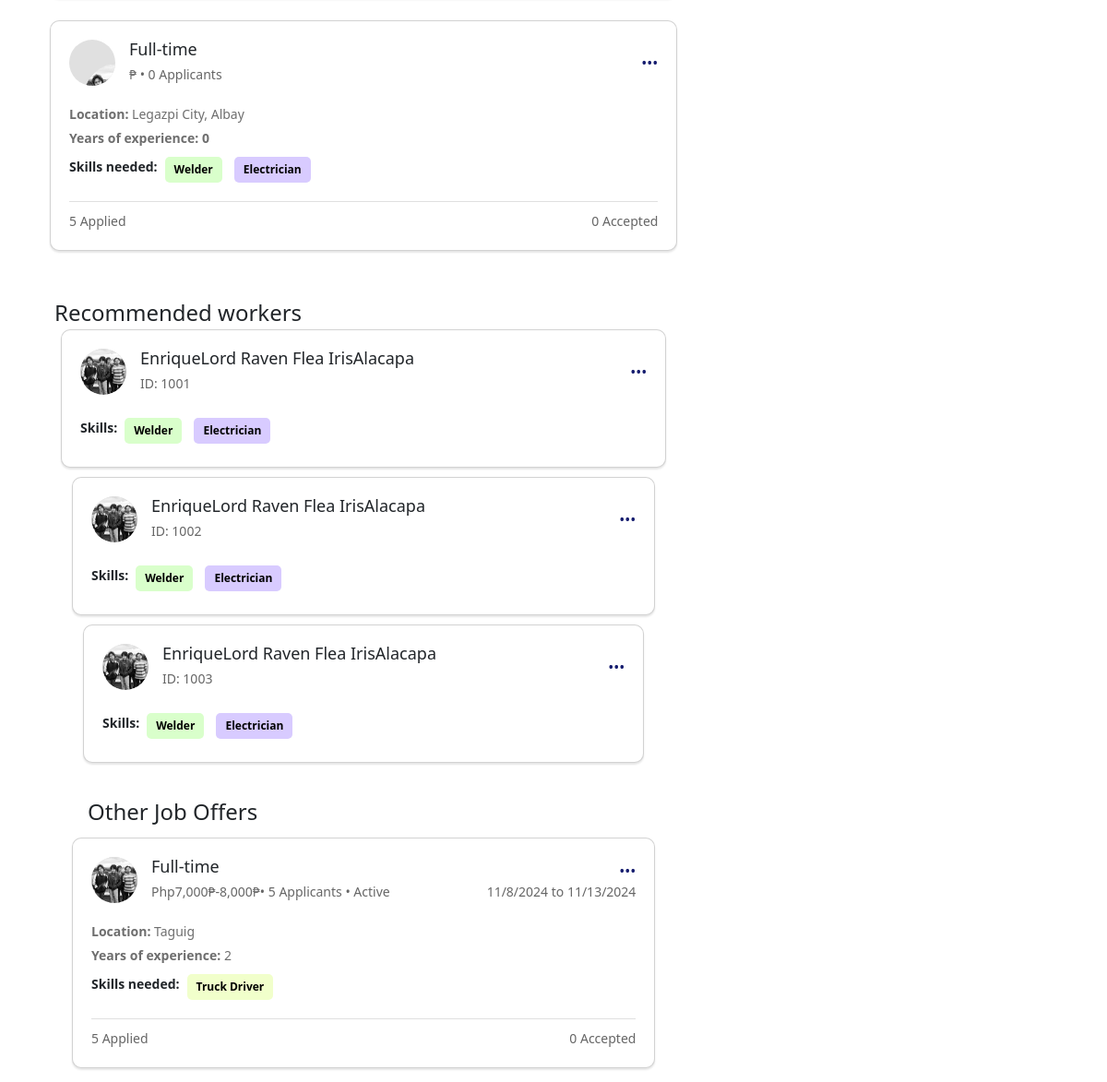
/ClientPortal/client-inactive.php (lower part), run on an earlier commit of the app's database.
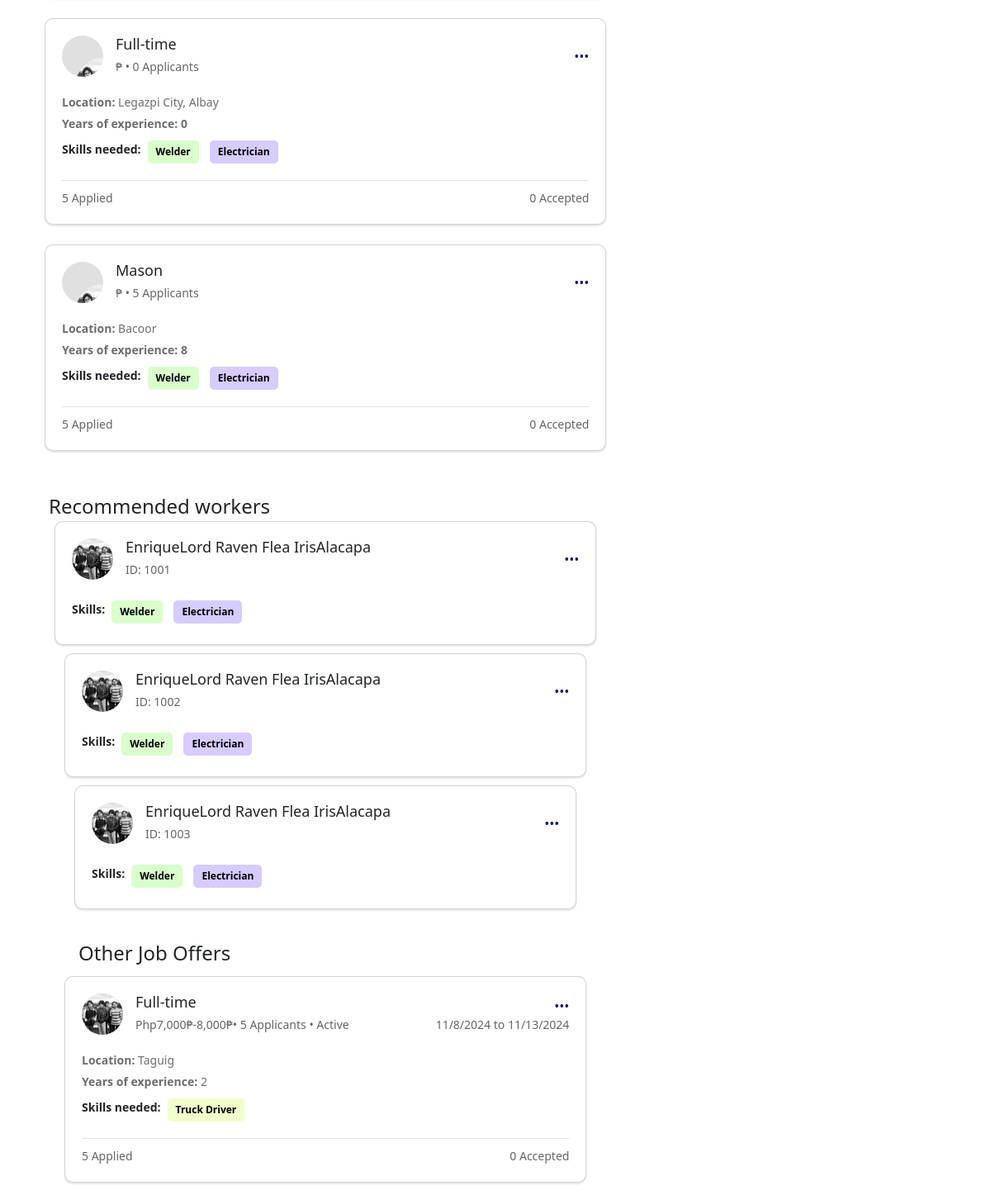
And on a later commit of the database.
### tables this page shows
CREATE TABLE `tbl_client_jobpost` (
  `client_id` int(11) NOT NULL,
  `job_title` varchar(55) NOT NULL,
  `job_post_id` int(10) NOT NULL,
  `job_offer` varchar(50) NOT NULL,
  `salary_start` int(25) NOT NULL,
  `salary_end` int(25) NOT NULL,
  `picture/pdf` varchar(255) NOT NULL,
  `filePath` varchar(255) NOT NULL DEFAULT 'uploads/',
  `job_status` int(11) NOT NULL,
  `description` varchar(255) NOT NULL,
  `location` varchar(55) NOT NULL,
  `applicants` int(11) NOT NULL,
  `year_exp` int(11) NOT NULL,
  `start_posted` date NOT NULL DEFAULT current_timestamp(),
  `deadline` date NOT NULL
);

CREATE TABLE `tbl_worker_information` (
  `id` int(10) NOT NULL,
  `worker_id` int(10) NOT NULL,
  `firstname` varchar(20) NOT NULL,
  `middlename` varchar(20) NOT NULL,
  `lastname` varchar(20) NOT NULL,
  `profile` blob DEFAULT NULL,
  `phone_no` varchar(20) NOT NULL,
  `bio` varchar(50) NOT NULL,
  `country` varchar(20) NOT NULL,
  `city` varchar(20) NOT NULL,
  `region` varchar(20) NOT NULL,
  `province` varchar(20) NOT NULL,
  `barangay` varchar(20) NOT NULL,
  `postalcode` varchar(20) NOT NULL
);

### ClientPortal/client-inactive.php (the view, shortened to what this page needs)
<?php
    include '../db_con/db_connection.php';
?>
<!DOCTYPE html>
<html lang="en">
<head>
    <link href="https://cdn.jsdelivr.net/npm/bootstrap@5.3.3/dist/css/bootstrap.min.css" rel="stylesheet"
>
    <link rel="stylesheet" href="../Assets/css/client-inactive.css">
    <link rel="stylesheet" href="../Assets/css/style.css">
</head>
<body>
    <div class="container-fluid custom-container" id="main_content">
        <div class="page_content">
            <?php
            $job_offerqry = "SELECT * FROM tbl_client_jobpost";
            $jobEXoffer = mysqli_query($conn, $job_offerqry);
                while ($jobGetdata = mysqli_fetch_assoc($jobEXoffer)){
                $job_salary = $jobGetdata['salary'];
                $num_applicants = $jobGetdata['applicants'];
                $yr_Exp = $jobGetdata['year_exp'];
                $job_loc = $jobGetdata['location'];
                $job_offer = $jobGetdata['job_offer'];
            ?>
            <div class="row job-card">
                <div class="col-sm-12">
                    <a href="" class="card-link">
                        <div class="card" id="my-offer">
                            <div class="job-header">
                                <div class="profile-info">
                                    <div class="avatar">
                                        <img src="../Assets/image/18a32bd5b48b9bc6ead9580129a54aaf.jpg" alt="Avatar">
                                    </div>
                                    <div class="details">
                                        <h3><?php echo $job_offer?></h3>
                                        <p><?php echo $job_salary. "₱"." "."•"." ". $num_applicants." "."Applicants" ?></p>
                                    </div>
                                </div>
                                <div class="job-dates">
                                    <div class="menu">•••</div>
                                </div>
                            </div>
                            <div class="job-body">
                                <div class="info">
                                    <p>
                                        <strong>Location:</strong>
                                        <?php echo $job_loc ?>
                                    </p>
                                    <p>
                                        <strong><?php echo "Years of experience: ". $yr_Exp ?></strong>
                                    </p>
                                </div>
                                <div class="skills">
                                    <p><strong>Skills needed:</strong></p>
                                    <span class="skill-tag green">Welder</span>
                                    <span class="skill-tag purple">Electrician</span>
                                </div>
                            </div>
                            <div class="job-footer">
                                <p>5 Applied</p>
                                <p>0 Accepted</p>
                            </div>
                        </div>
                </div>
                <br>
            </div>
            <?php }?>
            <div class="row title-section">
                <div class="col-sm recommend-workers">
                    <p>
                        Recommended workers
                    </p>
                </div>
            </div>
            <?php
                $reco_qry = "SELECT w.* FROM tbl_worker_information w JOIN tbl_worker_skill_sets s ON w.worker_id = s.worker_id WHERE s.skills = 'Welder';";
                $reco_qryex = mysqli_query($conn, $reco_qry);
                    while($get_skill = mysqli_fetch_assoc($reco_qryex)){
                    $bluecollFname = $get_skill['firstname'];
                    $bluecollMname = $get_skill['middlename'];
                    $bluecollLname = $get_skill['lastname'];
                    $bluecoll_workerID = $get_skill['worker_id'];
            ?>
            <div class="container-fluid recommendation">
                <div class="row recommended-card">
                    <div class="col-12">
                        <a href="worker_recommended.php" class="card-link">
                            <div class="card" id="my-offer">
                                <div class="job-header">
                                    <div class="profile-info">
                                        <div class="avatar">
                                            <img src="../Assets/image/18a32bd5b48b9bc6ead9580129a54aaf.jpg" alt="Avatar">
                                        </div>
                                        <div class="details">
                                            <h3><?php echo $bluecollLname. $bluecollFname. $bluecollMname?></h3>
                                            <p><?php echo "ID: ".$bluecoll_workerID ?></p>
                                        </div>
                                    </div>
                                    <div class="menu">
                                        •••
                                    </div>
                                </div>
                                <div class="skills">
                                    <p><strong>Skills:</strong></p>
                                    <span class="skill-tag green">Welder</span>
                                    <span class="skill-tag purple">Electrician</span>
                                </div>
                            </div>
                        </a>
                    </div>
                </div>
                <?php } ?>
                <div class="row title-section">
                    <div class="col other-offers">
                        <p>
                            Other Job Offers
                        </p>
                    </div>
                </div>
            </div>
            <?php
                $recomend_job_offersQRY = "SELECT tbl_client_information.*, tbl_client_jobpost.* FROM tbl_client_information JOIN tbl_client_jobpost ON tbl_client_information.client_id = tbl_client_jobpost.client_id";
                $recomend_job_offersEX = mysqli_query($conn, $recomend_job_offersQRY);
                $recommend_jobGET = mysqli_fetch_assoc($recomend_job_offersEX);
                    $job_offer_recommend = $recommend_jobGET['job_offer'];
            ?>
            <div class="row other-offer">
                <div class="col-12">
                    <div class="card" id="my-offer">
                        <div class="job-header">
                            <div class="profile-info">
                                <div class="avatar">
                                    <img src="../Assets/image/18a32bd5b48b9bc6ead9580129a54aaf.jpg" alt="Avatar">
                                </div>
                                <div class="details">
                                    <h3><?php echo $job_offer_recommend?></h3>
                                    <p>Php7,000₱-8,000₱• 5 Applicants • Active</p>
                                </div>
                            </div>
                            <div class="job-dates">
                                <div class="menu">•••</div>
                                <p>11/8/2024 to 11/13/2024</p>
                            </div>
                        </div>
                        <div class="job-body">
                            <div class="info">
                                <p>
                                    <strong>Location:</strong>
                                    Taguig
                                </p>
                                <p>
                                    <strong>Years of experience:</strong> 2
                                </p>
                            </div>
                            <div class="skills">
                                <p><strong>Skills needed:</strong></p>
                                <span class="skill-tag yellow">Truck Driver</span>
                            </div>
                        </div>
                        <div class="job-footer">
                            <p>5 Applied</p>
                            <p>0 Accepted</p>
                        </div>
                    </div>
                </div>
            </div>
        </div>
    </div>
    </div>
</body>
</html>

### Assets/css/client-inactive.css (style rules this page uses)
:root { --darkblue : #161D6F; --darkorange : #E46232; }
* { padding: 0; margin: 0; }
.custom-container { max-width: 1450px; }
#main_content { display: grid; gap: 10px; grid-template-columns: 65% 35%; height: 100vh; }
.page_content { box-shadow: 0px 4px 6px rgba(0, 0, 0, 0.1); grid-row: span 2; height:1300px; }
.title-section { margin: 25px 0px 0px 0px; padding: 0px 35px; font-size: 24px; font-weight: 500; }
.job-card { margin: 0px 0px 0px 0px; }
.job-card a { text-decoration: none; }
.job-card #my-offer { height: 250px; max-width: 100%; margin: 0px 30px; }
.job-card #my-offer img { border-radius:50%; width: 80px; height: 80px; margin: 25px 15px 15px; }
#my-offer { background-color: #fff; border-radius: 10px; box-shadow: 0px 2px 2px rgba(0, 0, 0, 0.1); padding: 20px; margin: 20px 0; font-size: 14px; max-width: 100%; }
.job-header { display: flex; justify-content: space-between; align-items: center; margin-bottom: 15px; }
.profile-info { display: flex; max-width: 100%; }
.avatar { width: 50px; height: 50px; background-color: #e0e0e0; border-radius: 50%; overflow: hidden; margin-right: 15px; }
.avatar img { width: 100%; height: 100%; object-fit: cover; }
.details h3 { margin: 0; font-size: 18px; }
.details p { margin: 5px 0 0; font-size: 14px; color: #666; }
.job-dates { text-align: right; }
.job-dates p { margin: 0; font-size: 14px; color: #666; }
.menu { font-size: 16px; color: var(--darkblue); cursor: pointer; }
.job-body { margin-bottom: 15px; }
.info p { margin: 5px 0; color: #6E6E6E; }
.skills { margin-top: 10px; display: flex; flex-wrap: wrap; gap: 8px; }
.skills p { margin: 0 0 5px; font-weight: bold; }
.skill-tag { display: inline-block; padding: 5px 10px; margin-right: 5px; margin-bottom: 5px; font-size: 12px; font-weight: bold; border-radius: 5px; color: #fff; white-space: nowrap; }
.skill-tag.green { background-color: #D9FFCB; color: #000000; }
.skill-tag.purple { background-color: #D8CBFF; color: #000000; }
.job-footer { display: flex; justify-content: space-between; border-top: 1px solid #e0e0e0; padding-top: 10px; white-space: nowrap; flex-wrap: nowrap; }
.job-footer p { margin: 0; font-size: 14px; color: #666; white-space: nowrap; }
.recommended-card { margin: 0px 0px 0px 0px; }
.recommended-card #my-offer { height: 100%; max-width: 100%; margin: 0px 30px; }
.recommended-card #my-offer img { border-radius:50%; }
.skill-tag.yellow { background-color: #F1FFCB; color: #000000; }
.recommendation { display: grid; grid-gap: 10px; }
.other-offer { margin: 0px 0px 0px 0px; }
.other-offer #my-offer { height: 250px; max-width: 100%; margin: 0px 30px 15px; }
.job-card #my-offer img { border-radius:50%; width: 80px; height: 80px; margin: 25px 15px 15px; white-space: nowrap; }
.recommended-card a { text-decoration: none; }

### Assets/css/style.css (style rules this page uses)
* { margin: 0px; padding: 0px; }

What changed in the data, as far as the page shows it:
added tbl_client_jobpost: job_offer "Mason", applicants "5", location "Bacoor", year_exp "8"
